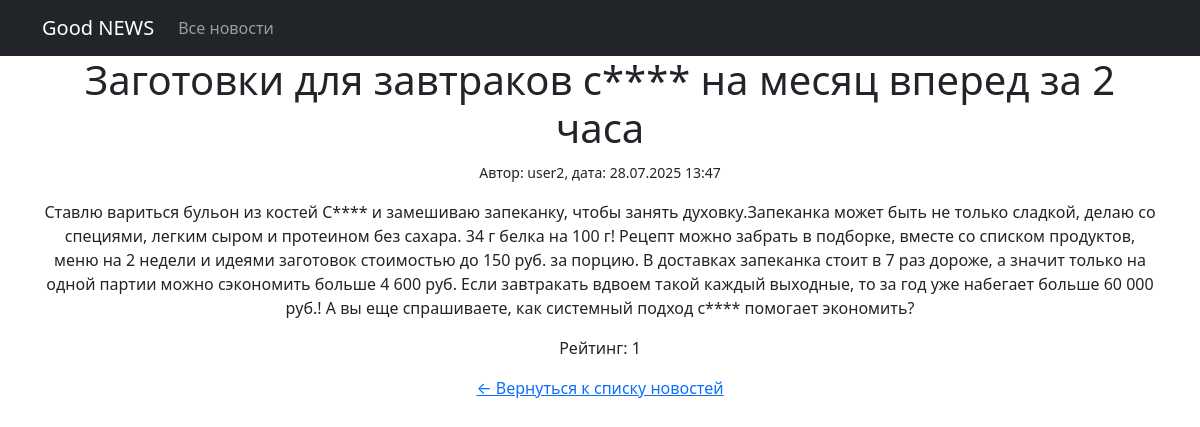
Screenshot of /news/2/ with the database file from the repository.
### news/models.py (models this page shows, shortened)
class Post(models.Model):
    author = models.ForeignKey(Author, on_delete=models.CASCADE)
    post_type = models.CharField(max_length=2, choices=POST_TYPES, default='AR')
    data_time_created = models.DateTimeField(auto_now_add=True)
    categories = models.ManyToManyField(Category, through='PostCategory')
    title = models.CharField(max_length=255)
    text = models.TextField()
    rating = models.IntegerField(default=0)

class Author(models.Model):
    user = models.OneToOneField(User, on_delete=models.CASCADE)
    rating = models.IntegerField(default=0)

### news/views.py (the view)
# urls.py: path('<int:pk>/', PostDetail.as_view(), name='news_detail'),
class PostDetail(DetailView):
    model = Post
    template_name = 'news_detail.html'
    context_object_name = 'news'

### news/templatetags/custom_filters.py (called while the page is built)
@register.filter(name='censor_words')
def censor_words(value):
    if not isinstance(value, str):
        return value
    def censor_match(match):
        word = match.group()
        if len(word) > 1 and (word[0].isalpha() and word[0].lower() == word[0] or word[0].isupper()):
            if word.lower() in BAD_WORDS:
                return word[0] + '*' * (len(word) - 1)
        return word
    pattern = re.compile(r'\b[А-Яа-яЁё]+\b')
    censored_text = pattern.sub(censor_match, value)
    return censored_text

### templates/news_detail.html
{% extends 'flatpages/default.html' %}
{% load custom_filters %}
{% block content %}
<h1>{{ news.title|censor_words }}</h1>
<p><small>Автор: {{ news.author.user.username }}, дата: {{ news.data_time_created|date:"d.m.Y H:i" }}</small></p>
<div>
    {{ news.text|censor_words|linebreaks }}
</div>
<p>Рейтинг: {{ news.rating }}</p>
<a href="{% url 'news_list' %}">← Вернуться к списку новостей</a>
{% endblock %}

### rows the page displays
Post: title|censor_words "Заготовки для завтраков с**** на месяц вперед за 2 часа", author.user.username "user2", data_time_created "28.07.2025 13:47", text|censor_words "Ставлю вариться бульон из костей С**** и замешиваю запеканку, чтобы занять духовку.Запеканка может быть не только сладкой, делаю со специями, легким сыром и протеином без сахара. 34 г белка на 100 г! Рецепт можно забрать в подборке, вместе со списком продуктов, меню на 2 недели и идеями заготовок стоимостью до 150 руб. за порцию. В доставках запеканка стоит в 7 раз дороже, а значит только на одной партии можно сэкономить больше 4 600 руб. Если завтракать вдвоем такой каждый выходные, то за год уже набегает больше 60 000 руб.! А вы еще спрашиваете, как системный подход с**** помогает экономить?", rating "1"
